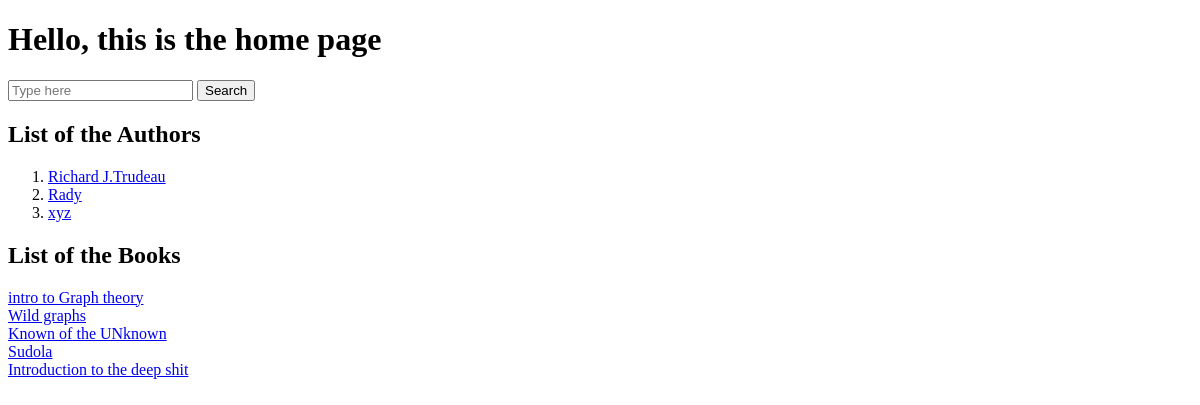
Before: /home/ with the older database file.
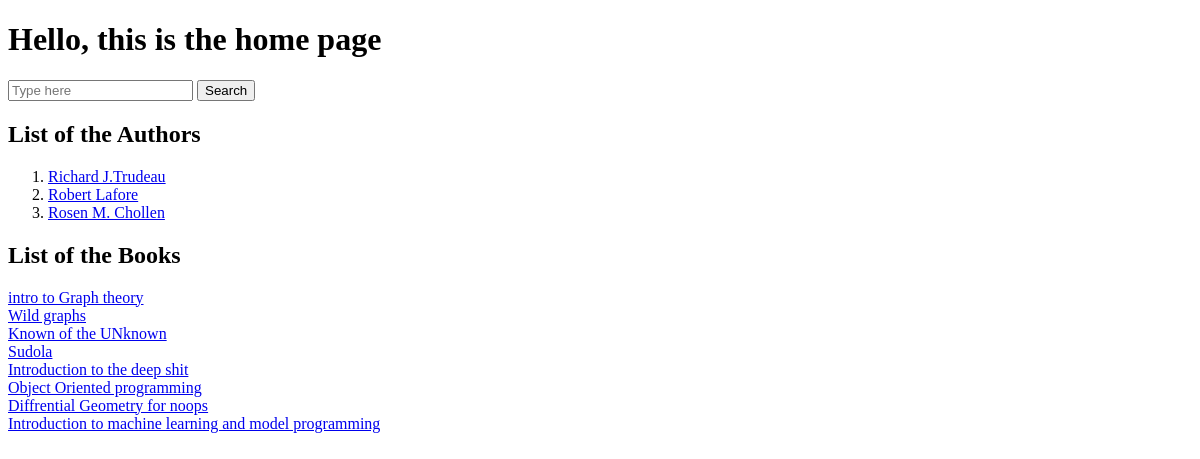
After: the same page with the newer database file.
### Book/models.py (models this page shows, shortened)
class Author(models.Model):
    Name = models.CharField(max_length=100)

class Book(models.Model):
    Author_ID = models.ForeignKey(Author,on_delete=models.CASCADE)
    Title = models.CharField(max_length=100)
    IsFavourite = models.BooleanField(default=False)

### Book/views.py (the view)
def view_home(Request):
    all_authors = Author.objects.all()
    all_books = Book.objects.all()
    template = loader.get_template('Author/Home.html')
    context = \
    {
        'all_authors' : all_authors,
        'all_books' : all_books,
    }
    return HttpResponse(template.render(context, Request))

### Book/templates/Author/Home.html (shortened to what this page needs)
<!DOCTYPE html>
<html lang="en">
<head>
</head>
<body>
    <h1>Hello, this is the home page</h1>
    <input id="search" type="text" placeholder="Type here">
    <input id="submit" type="submit" value="Search">
    <h2>List of the Authors</h2>
    <ol>
        {% for author in all_authors%}
            <li> <a href= "{% url 'Book:Author_' author.pk %}">
                {{author.Name}}</a> </li>
        {% endfor %}
    </ol>
    <h2>List of the Books</h2>
    <form action="{% url 'Book:Favourite_'%}", method="post">
            {% for book in all_books%}
                <label for= 'Book{{forloop.counter}}'> <a href= "{% url 'Book:Book_' book.pk %}">{{book.Title}}</a></label><br>
            {% endfor %}
    </form>
</body>
</html>

Changed rows visible on the page:
changed Author: Name "Rady" → "Robert Lafore"
changed Author: Name "xyz" → "Rosen M. Chollen"
added Book: Title "Object Oriented programming"
added Book: Title "Diffrential Geometry for noops"
added Book: Title "Introduction to machine learning and model programming"
